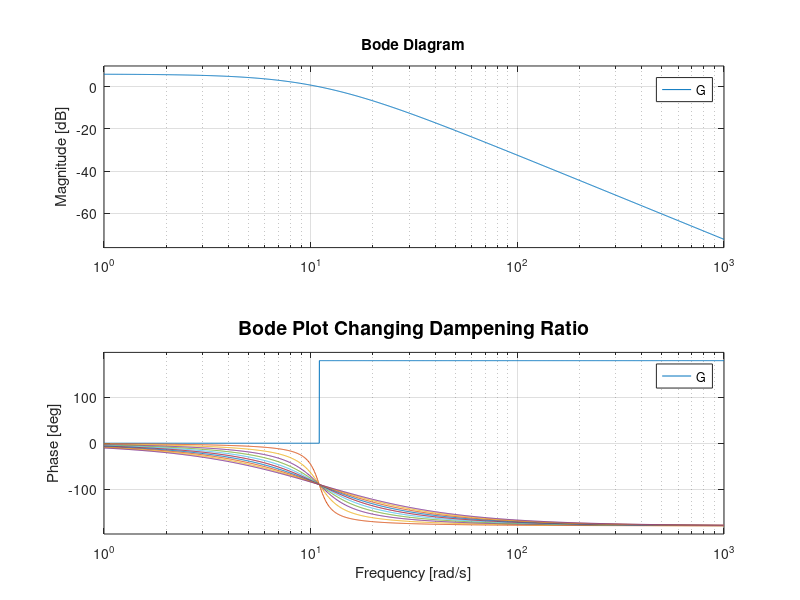
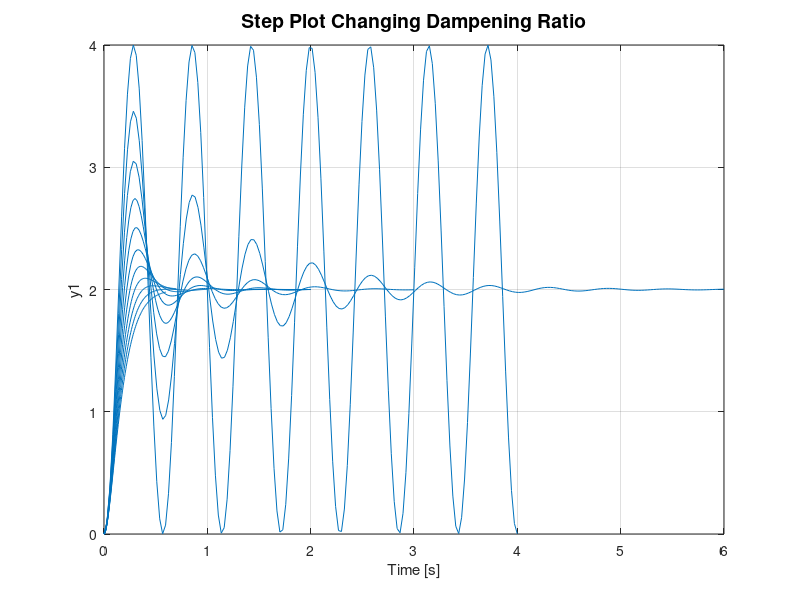
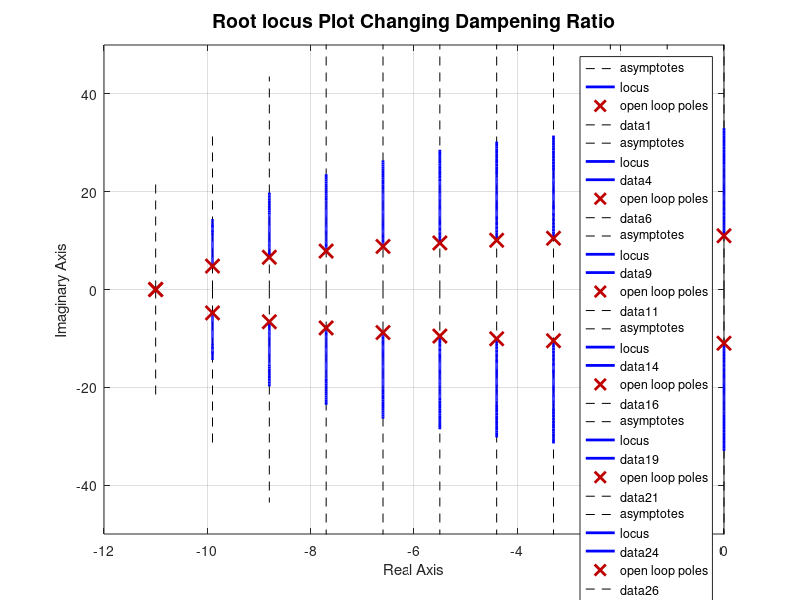

MATLAB code to generate these figures, in order:
%-----------------------------------------------------------------------%
%                     GNU GENERAL PUBLIC LICENSE                        %
%                       Version 3, 29 June 2007                         %
%                                                                       %
%   This function shows the efects of changing zeta on many plots       %
%                 and compare it with a 2nd Order TF                    %
%                                                                       %
%     https://github.com/Matthew-J-Read/Control-Systems-Analysis.git    %
%                                                                       %
%                  Copyright © 2019  Matthew J Read                     %
% ----------------------------------------------------------------------%
function UP862752_Bode_Plot_Changing_Zeta()
zeta = (0 :0.1: 1);    % Dampening ratio decrements in steps of 0.1 from 1 to 0
s = tf('s');           % Create a continuous-time transfer function model.
figure(1);
for i = 1:length(zeta) % % Forloop from 1 to 11 to plug in zeta into the equations
G = 242/((s^2)+(2*(zeta(i))*11*s)+(121)); % 2nd Order equation
bode(G) % Bode plot G
grid on % Enable Grid
hold on % Hold data
title('Bode Plot Changing Dampening Ratio','FontSize',14) % Create title
end
figure(2);
for i = 1:length(zeta) % % Forloop from 1 to 11 to plug in zeta into the equations
G = 242/((s^2)+(2*(zeta(i))*11*s)+(121)); % 2nd Order equation
step(G)         % Step response of plot G
axis([0 6 0 4]) % Set axis limits
grid on         % Enable Grid
hold on         % Hold data
title('Step Plot Changing Dampening Ratio','FontSize',14) % Create title
end
figure(3);
for i = 1:length(zeta) % % Forloop from 1 to 11 to plug in zeta into the equations
G = 242/((s^2)+(2*(zeta(i))*11*s)+(121)); % 2nd Order equation
rlocus(G)            % Root locus plot G
axis([-12 0 -50 50]) % Set axis limits
grid on              % Enable Grid
hold on              % Hold data
title('Root locus Plot Changing Dampening Ratio','FontSize',14) % Create title
end
end      % This code takes about 1 min seconds to run (depends on prossesor)
